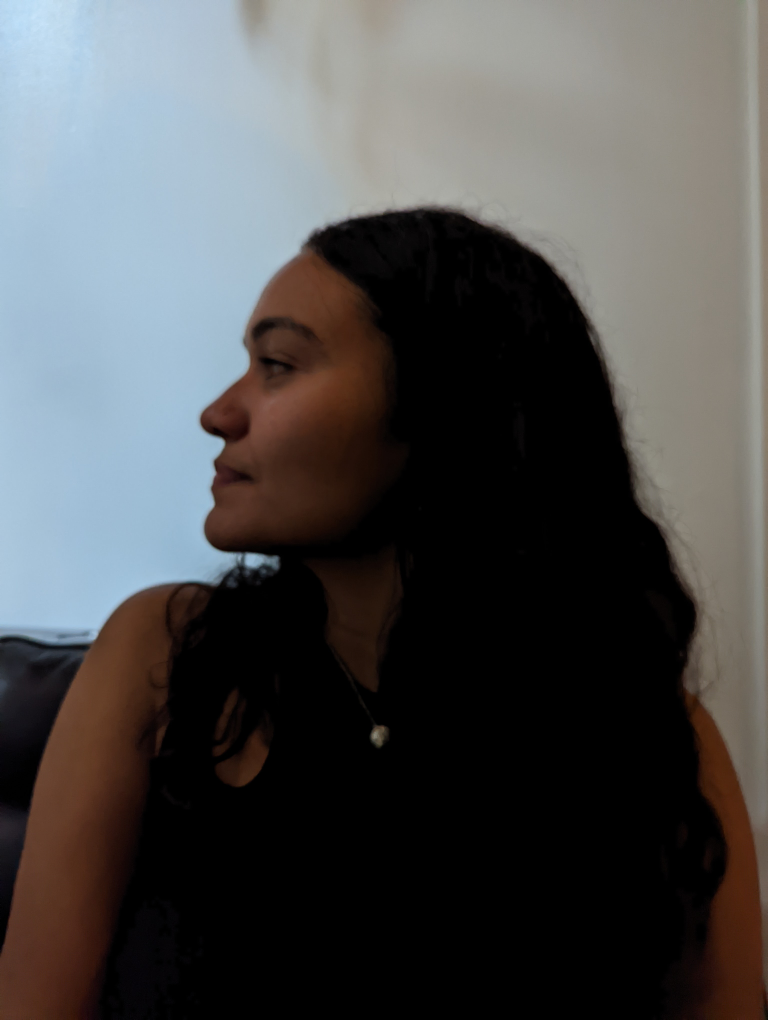
#> input picture Dataset/mst-e_data/TONE 4/PXL_20220922_135947300.jpg, 3072 x 4080 px, found by its file name (shown at 1/4 size); its folder holds only this picture in this run
$ python extract_features.py
#> lines starting #> are read from the running program, lines starting #| are printed output that depends on the picture
import cv2
import os
import numpy as np
import pandas as pd
from tqdm import tqdm

# Load Haar Cascade for face detection
face_cascade = cv2.CascadeClassifier(cv2.data.haarcascades + "haarcascade_frontalface_default.xml")

# Base dataset path (adjust if needed)
DATASET_DIR = "Dataset/mst-e_data"
OUTPUT_CSV = "extracted_features/personal_color_features.csv"

# Helper functions
def get_average_color(region):
    return np.mean(region.reshape(-1, 3), axis=0)

def get_contrast(gray_img):
    return np.std(gray_img)

features = []

for tone_label in os.listdir(DATASET_DIR):
    folder_path = os.path.join(DATASET_DIR, tone_label)
    if not os.path.isdir(folder_path):
        continue

    for img_file in tqdm(os.listdir(folder_path), desc=f"Processing {tone_label}"):
        img_path = os.path.join(folder_path, img_file)

        # Only allow image files
        if not img_file.lower().endswith(('.jpg', '.jpeg', '.png')):
            continue

        img = cv2.imread(img_path)
#> img is the input picture: shape (4080, 3072, 3); mean B, G, R 78.1, 77.8, 77.7
        if img is None:
            print(f" Could not load image: {img_path}")
            continue

        gray = cv2.cvtColor(img, cv2.COLOR_BGR2GRAY)
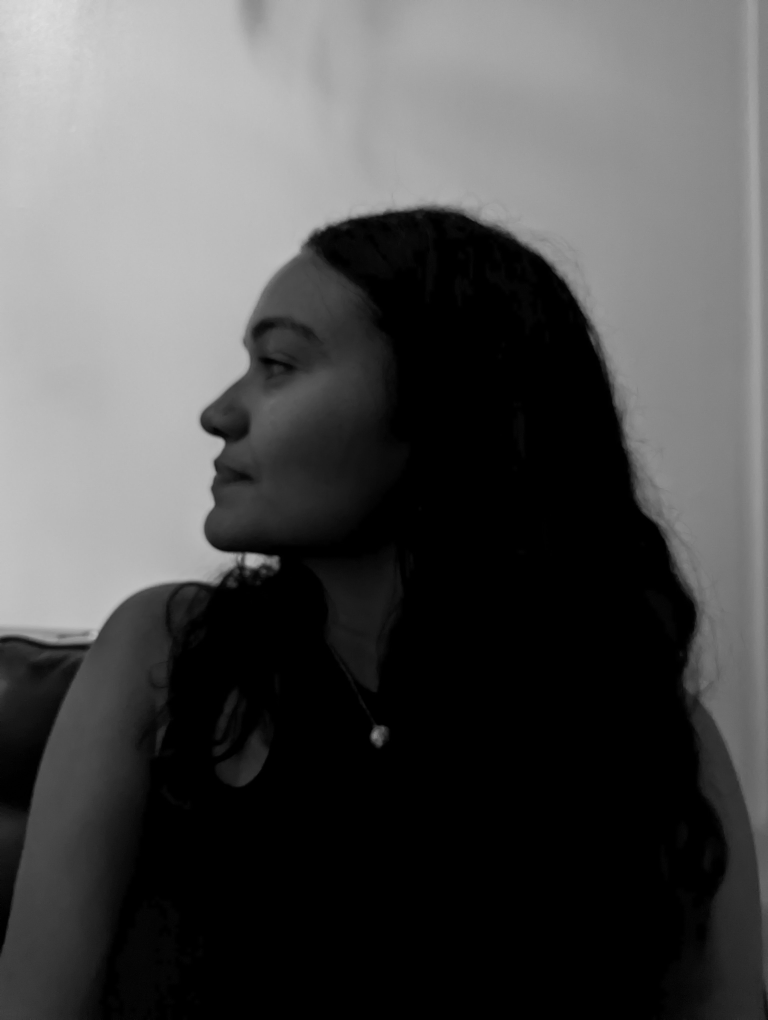
#> gray: shape (4080, 3072) (shown at 1/4 size); min 0, max 225, mean 77.8
        faces = face_cascade.detectMultiScale(gray, 1.1, 5)
#> faces = ()

        if len(faces) == 0:
            print(f" No face detected in: {img_path}")
            continue

        x, y, w, h = faces[0]
        face = img[y:y+h, x:x+w]
        face = cv2.resize(face, (200, 200))

        # Extract regions
        skin = face[80:160, 60:140]
        hair = face[0:40, 60:140]
        eye = face[50:80, 80:120]

        skin_ycrcb = cv2.cvtColor(skin, cv2.COLOR_BGR2YCrCb)
        skin_Y, skin_Cr, skin_Cb = get_average_color(skin_ycrcb)
        hair_R, hair_G, hair_B = get_average_color(hair)
        eye_R, eye_G, eye_B = get_average_color(eye)
        contrast = get_contrast(cv2.cvtColor(face, cv2.COLOR_BGR2GRAY))

        features.append([
            skin_Y, skin_Cr, skin_Cb,
            hair_R, hair_G, hair_B,
            eye_R, eye_G, eye_B,
            contrast,
            tone_label  # Label from folder name, e.g., "TONE 1"
        ])
#> pass 2 of the loop `for tone_label in os.listdir(DATASET_DIR):`:
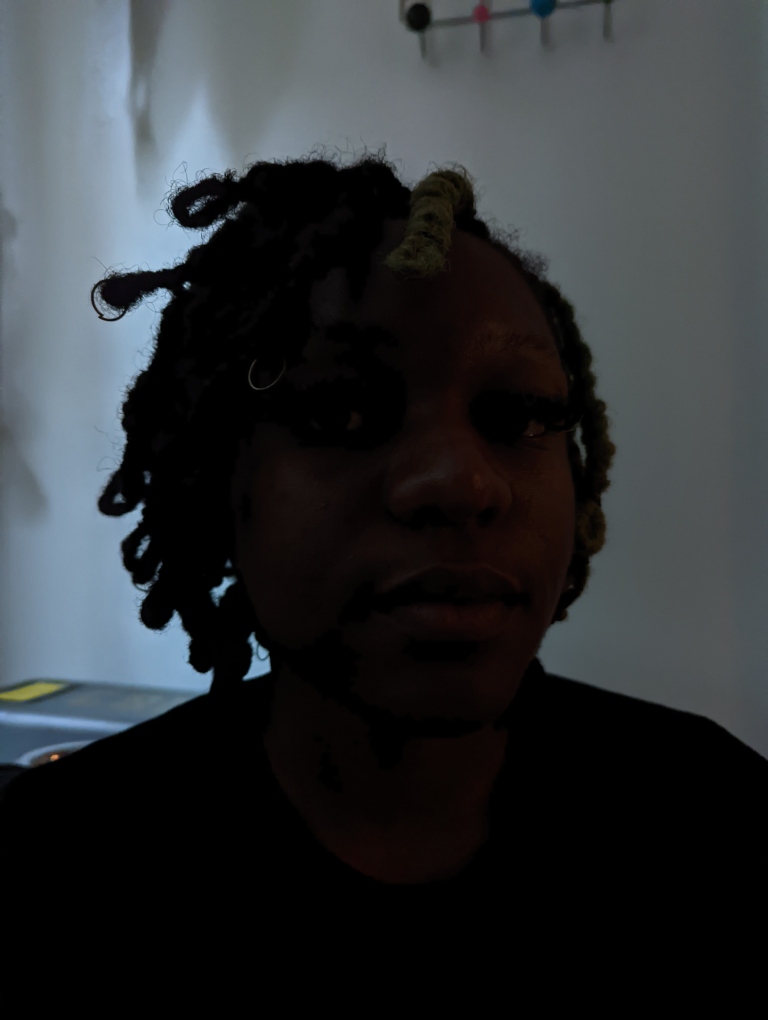
#> input picture Dataset/mst-e_data/TONE 8/PXL_20220922_173717156.jpg, 3072 x 4080 px, found by its file name (shown at 1/4 size)
#> img is the input picture: shape (4080, 3072, 3); mean B, G, R 51.2, 48.5, 45.3
#> faces = [[999, 2596, 99, 99], [183, 827, 920, 920]]
#> x = 999; y = 2596; w = 99
#> `skin = face[80:160, 60:140]`:
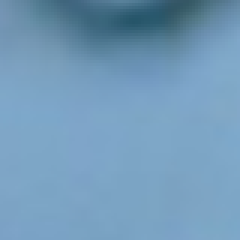
#> skin: shape (80, 80, 3) (shown 3 times larger); mean B, G, R 185.9, 155, 115
#> `eye = face[50:80, 80:120]`:
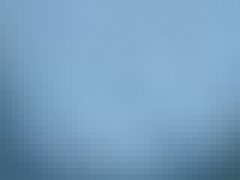
#> eye: shape (30, 40, 3) (shown 6 times larger); mean B, G, R 190.4, 159.4, 119.4
#> skin_ycrcb: shape (80, 80, 3); mean of channels 0, 1, 2 146.5, 105.5, 150.2
#> skin_Y = 146.5; skin_Cr = 105.5; skin_Cb = 150.2
#> hair_R = 172.9; hair_G = 146.4; hair_B = 108.7
#> eye_R = 190.4; eye_G = 159.4; eye_B = 119.4
#> contrast = 61.05

# Save CSV
columns = [
    'skin_Y', 'skin_Cr', 'skin_Cb',
    'hair_R', 'hair_G', 'hair_B',
    'eye_R', 'eye_G', 'eye_B',
    'contrast', 'label'
]

os.makedirs("extracted_features", exist_ok=True)
df = pd.DataFrame(features, columns=columns)
#> df = table of 1 rows and 11 columns
df.to_csv(OUTPUT_CSV, index=False)

print(f"\n Saved {len(df)} records to {OUTPUT_CSV}")
#|  Saved 1 records to extracted_features/personal_color_features.csv
